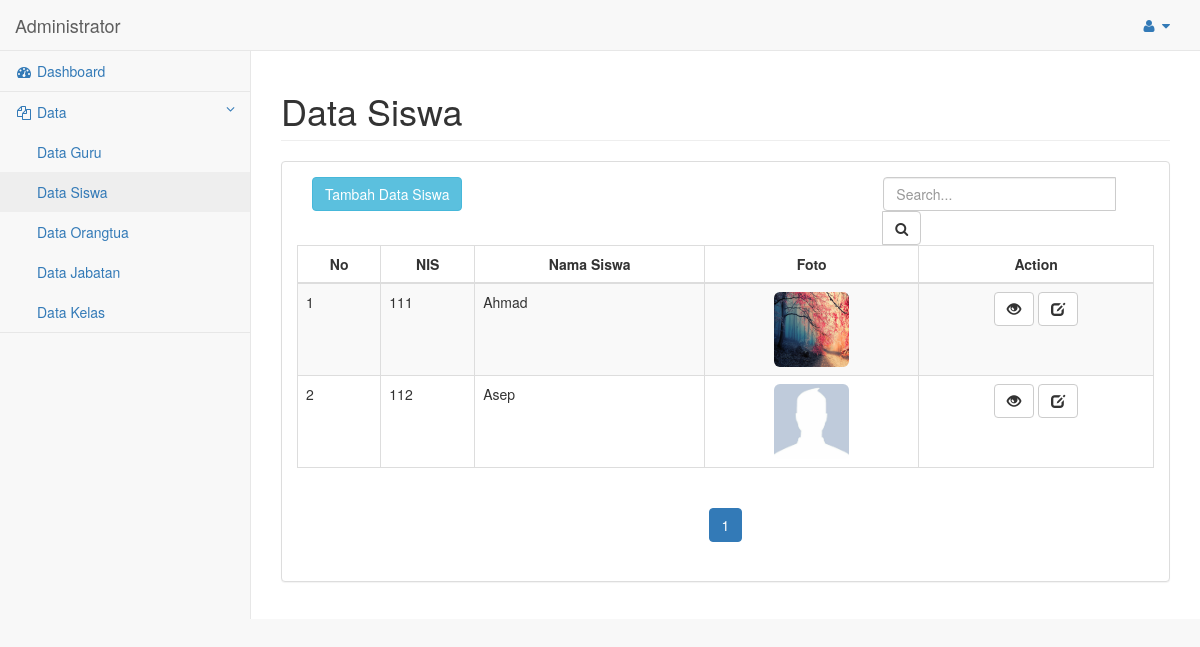
/admin/home_admin.php?menu=siswa&action=tampil (signed in), run on the app's committed database.
### tables this page shows
CREATE TABLE `tb_siswa` (
  `nis` varchar(14) NOT NULL,
  `nama` varchar(50) DEFAULT NULL,
  `alamat` varchar(100) DEFAULT NULL,
  `tempat_lahir` varchar(25) DEFAULT NULL,
  `tgl_lahir` date DEFAULT NULL,
  `password` varchar(15) NOT NULL,
  `id_kelas` varchar(4) DEFAULT NULL,
  `id_orangtua` varchar(4) DEFAULT NULL,
  `foto` varchar(150) DEFAULT NULL,
  `lat` double DEFAULT NULL,
  `longitude` double DEFAULT NULL,
  `baterai` int(11) DEFAULT NULL,
  `update_time` timestamp NULL DEFAULT NULL,
  `status` char(1) DEFAULT '0',
  `nuptk` varchar(16) DEFAULT NULL
);

### admin/tampil_siswa.php (the view, shortened to what this page needs)
<div id="page-wrapper">
    <div class="row">
        <div class="col-lg-12">
            <h1 class="page-header">Data Siswa</h1>
        </div>
    </div>
    <div class="row">
        <div class="col-lg-12">
            <div class="panel panel-default">
                <div class="panel-body">
                    <div class="col-md-4">
                        <button type="button" class="btn btn-info" data-toggle="modal" data-target="#tambah">Tambah Data Siswa</button><br><br>
                    </div>
                    <div class="col-md-4"></div>
                    <div class="col-md-4">
                        <ul class="nav">
                            <li class="sidebar-search">
                                <div class="input-group custom-search-form">
                                    <form method="post" action="?menu=siswa&action=cari">
                                    <input type="text" class="form-control" placeholder="Search..." name="txtxcari">
                                    <span class="input-group-btn">
                                        <button class="btn btn-default" type="submit">
                                            <i class="fa fa-search"></i>
                                        </button>
                                    </span>
                                    </form>
                                </div>
                            </li>
                        </ul>
                    </div>
                    <br>
                    <table width="100%" class="table table-striped table-bordered table-hover" id="tabel_guru">
                        <thead>
                            <tr>
                                <th>
                                    <center>No</center>
                                </th>
                                <th>
                                    <center>NIS</center>
                                </th>
                                <th>
                                    <center>Nama Siswa</center>
                                </th>
                                <th>
                                    <center>Foto</center>
                                </th>
                                <th colspan="2">
                                    <center>Action</center>
                                </th>
                            </tr>
                        </thead>
                        <tbody>
                            <?php
                            $page = isset( $_GET[ 'halaman' ] ) ? ( int )$_GET[ 'halaman' ] : 1;
                            $mulai = ( $page > 1 ) ? ( $page * 10 ) - 10 : 0;
                            $result = mysqli_query( $link, "SELECT * FROM tb_siswa" );
                            $total = mysqli_num_rows( $result );
                            $pages = ceil( $total / 10 );
                            $query = mysqli_query( $link, "select * from tb_siswa LIMIT $mulai, 10" )or die( mysqli_error( $link ) );
                            $no = $mulai + 1;
                            $ketemu = mysqli_num_rows( $query );
                            if ( $ketemu > 0 ) {
                                while ( $data = mysqli_fetch_assoc( $query ) ) {
                                    ?>
                            <tr>
                                <td>
                                    <?php echo $no++; ?>
                                </td>
                                <td>
                                    <?php echo $data['nis']; ?>
                                </td>
                                <td>
                                    <?php echo $data['nama']; ?>
                                </td>
                                <td>
                                    <center>
                                        <img class="img-rounded" src="../images/siswa/<?php echo $data['foto'];?>" width="75" height="75">
                                    </center>
                                </td>
                                <td>
                                    <center>
                                        <a href="#view_data" class="btn btn-default btn-small" data-toggle="modal" data-target="#<?php echo $data[ 'nis' ]; ?>">
                                            <span class="glyphicon glyphicon-eye-open" aria-hidden="true"></span>
                                        </a>
                                        <a href="#edit_data" class="btn btn-default btn-small" id="custId" data-toggle="modal" data-id="<?php echo $data[ 'nis' ]; ?>">
                                            <span class="glyphicon glyphicon-edit" aria-hidden="true"></span>
                                        </a>
                                    </center>
                                </td>
                            </tr>
                            <?php
                            }
                            }
                            ?>
                        </tbody>
                    </table>
                    <?php
                    if ( $pages > 0 ) {
                        ?>
                    <center>
                        <nav aria-label="Page navigation">
                            <ul class="pagination">
                                <?php
                                $isi = 1;
                                for ($i=1; $i<=$pages ; $i++){ ?>
                                <li <?php if($isi==$i) { echo "class='active'"; } ?>
                                    >
                                    <a href="home_admin.php?tampil=siswa&halaman=<?php echo $i; ?>">
                                        <?php echo $i; ?>
                                    </a>
                                </li>
                                <?php } ?>
                            </ul>
                        </nav>
                    </center>
                    <?php
                    }
                    ?>
                </div>
            </div>
        </div>
    </div>
</div>

### data on the page
tb_siswa: nis "111", nama "Ahmad", foto (picture)
tb_siswa: nis "112", nama "Asep", foto (placeholder picture)
